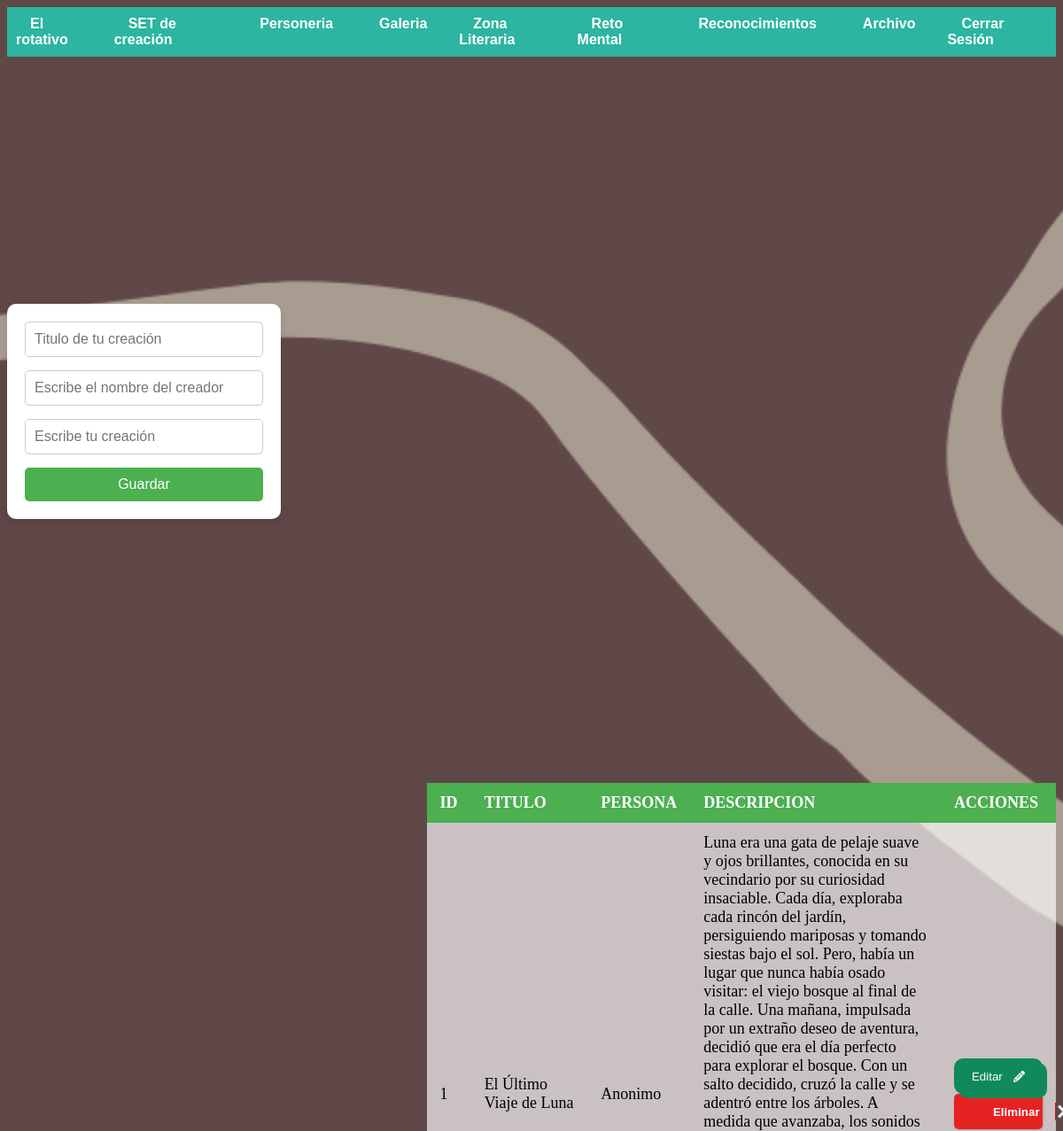
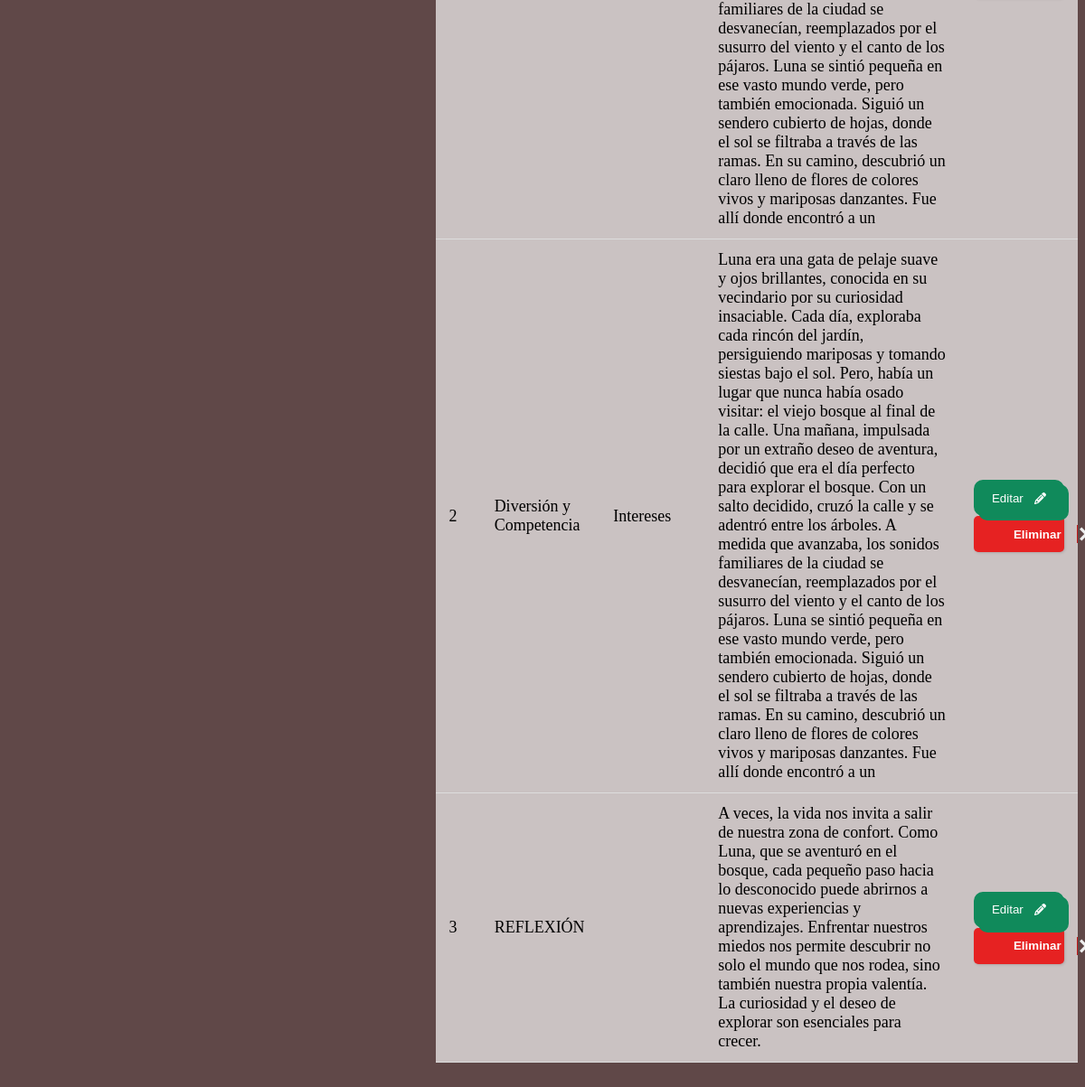
Page /administrador/zona_literaria.php (signed in) on the committed database (2 pictures, top to bottom).
### tables this page shows
CREATE TABLE `literaria` (
  `id` int(11) NOT NULL,
  `titulo` varchar(200) NOT NULL,
  `autor` varchar(100) NOT NULL,
  `descripcion` varchar(900) NOT NULL
);

### administrador/zona_literaria.php (the view, shortened to what this page needs)
<?php include("includes/header.php"); ?>
    <div class="contenedor">
        <div class="formulario">
            <div class="tarjeta">
                <form action="zona_literaria/guardar.php" method="POST">
                    <div class="grupo">
                        <input type="text" name="titulo" placeholder="Titulo de tu creación" autofocus>
                    </div>
                    <div class="grupo">
                        <input type="text" name="autor" rows="3" placeholder="Escribe el nombre del creador">
                    </div>
                    <div class="grupo">
                        <input type="text" name="descripcion" rows="3" placeholder="Escribe tu creación">
                    </div>
                    <input type="submit" name="guardar" value="Guardar">
                </form>
            </div>
        </div>
    </div>
     <div class="muestras">
        <table>
            <thead>
                <tr>
                    <th>id</th>
                    <th>titulo</th>
                    <th>persona</th>
                    <th>descripcion</th>
                    <th>acciones</th>
                 </tr>
            </thead>
            <tbody>
            <?php
                    $query = "SELECT * FROM literaria";
                    $result_ = mysqli_query($conexion, $query);
                    while($row = mysqli_fetch_array($result_)){?>
                        <tr>
                            <td><?php echo $row['id']?></td>
                            <td><?php echo $row['titulo']?></td>
                            <td><?php echo $row['autor'] ?></td>
                            <td><?php echo $row['descripcion']?></td>
                            <td>
                            <button class="Btn"  onclick="window.location.href='zona_literaria/editar.php?id=<?php echo $row['id']?>';">Editar
                            </button>
                            <button class="noselect" onclick="window.location.href='zona_literaria/eliminar.php?id=<?php echo $row['id']?>';">
                                <span class="text">Eliminar</span><span class="icon">
                                    <svg xmlns="http://www.w3.org/2000/svg" width="24" height="24" viewBox="0 0 24 24">
                                        <path d="M24 20.188l-8.315-8.209 8.2-8.282-3.697-3.697-8.212 8.318-8.31-8.203-3.666 3.666 8.321 8.24-8.206 8.313 3.666 3.666 8.237-8.318 8.285 8.203z">
                                        </path>
                                    </svg>
                                </span>
                        </button>
                            </td>
                        </tr>
                    <?php }?>
            </tbody>
         </table>
        </div>
        <?php include("includes/footer.php");?>

### administrador/algo.css (style rules this page uses)
body { background-image: url(../img/Fondo_Oscuro.png); background-repeat: no-repeat; background-size: cover; background-attachment: fixed; }
.contenedor { display: flex; justify-content: left; align-items: center; height: 100vh; background-color: transparent; margin: 0%; padding: 0; }
.tarjeta { background-color: white; padding: 20px; border-radius: 10px; box-shadow: 0px 4px 10px rgba(0, 0, 0, 0.1); max-width: 400px; width: 100%; }
.grupo { margin-bottom: 15px; }
.grupo input[type="text"] { width: 100%; padding: 10px; border: 1px solid #ccc; border-radius: 5px; font-size: 16px; box-sizing: border-box; }
input[type="submit"] { width: 100%; padding: 10px 15px; background-color: #4CAF50; color: white; border: none; border-radius: 5px; font-size: 16px; cursor: pointer; transition: background-color 0.3s ease; }
.muestras { display:flex; justify-content: right; align-items: center; background-color: transparent; }
table { width: 60%; border-collapse: collapse; margin: 20px 0; font-size: 18px; text-align: left; }
thead tr { background-color: #4CAF50; color: white; }
thead th { padding: 12px 15px; text-transform: uppercase; }
tbody { background-color: #ffffffab; }
tbody td { padding: 12px 15px; border-bottom: 1px solid #ddd; }
.Btn { position: relative; display: flex; align-items: center; justify-content: flex-start; width: 100px; height: 40px; border: none; padding: 0px 20px; background-color: rgb(16, 138, 91); color: white; font-weight: 500; cursor: pointer; border-radius: 10px; box-shadow: 5px 5px 0px rgb(16, 138, 91); transition-duration: .3s; }
.svg { width: 13px; position: absolute; right: 0; margin-right: 20px; fill: white; transition-duration: .3s; }
.noselect { width: 100px; height: 40px; cursor: pointer; display: flex; align-items: center; background: red; border: none; border-radius: 5px; box-shadow: 1px 1px 3px rgba(0,0,0,0.15); background: #e62222; }
.noselect, button span { transition: 200ms; }
.noselect .text { transform: translateX(20px); color: white; font-weight: bold; }
.noselect .icon { position: absolute; border-left: 1px solid #c41b1b; transform: translateX(90px); height: 20px; width: 20px; display: flex; align-items: center; justify-content: center; }
.noselect svg { width: 15px; fill: #eee; }
button { --primary-color: #704646ea; --secondary-color: #fff; --hover-color: #111; --arrow-width: 10px; --arrow-stroke: 2px; box-sizing: border-box; border: 0; border-radius: 20px; color: var(--secondary-color); padding: 1em 1.8em; background: var(--primary-color); display: flex; transition: 0.2s background; align-items: center; gap: 0.6em; font-weight: bold; }

### rows in the picture
literaria: id "1", titulo "El Último Viaje de Luna", autor "Anonimo", descripcion "Luna era una gata de pelaje suave y ojos brillantes, conocida en su vecindario por su curiosidad insaciable. Cada día, exploraba cada rincón del jardín, persiguiendo mariposas y tomando siestas bajo el sol. Pero, había un lugar que nunca había osado visitar: el viejo bosque al final de la calle. Una mañana, impulsada por un extraño deseo de aventura, decidió que era el día perfecto para explorar el bosque. Con un salto decidido, cruzó la calle y se adentró entre los árboles. A medida que avanzaba, los sonidos familiares de la ciudad se desvanecían, reemplazados por el susurro del viento y el canto de los pájaros. Luna se sintió pequeña en ese vasto mundo verde, pero también emocionada.…"
literaria: id "2", titulo "Diversión y Competencia", autor "Intereses", descripcion "Luna era una gata de pelaje suave y ojos brillantes, conocida en su vecindario por su curiosidad insaciable. Cada día, exploraba cada rincón del jardín, persiguiendo mariposas y tomando siestas bajo el sol. Pero, había un lugar que nunca había osado visitar: el viejo bosque al final de la calle. Una mañana, impulsada por un extraño deseo de aventura, decidió que era el día perfecto para explorar el bosque. Con un salto decidido, cruzó la calle y se adentró entre los árboles. A medida que avanzaba, los sonidos familiares de la ciudad se desvanecían, reemplazados por el susurro del viento y el canto de los pájaros. Luna se sintió pequeña en ese vasto mundo verde, pero también emocionada.…"
literaria: id "3", titulo "REFLEXIÓN", descripcion "A veces, la vida nos invita a salir de nuestra zona de confort. Como Luna, que se aventuró en el bosque, cada pequeño paso hacia lo desconocido puede abrirnos a nuevas experiencias y aprendizajes. Enfrentar nuestros miedos nos permite descubrir no solo el mundo que nos rodea, sino también nuestra propia valentía. La curiosidad y el deseo de explorar son esenciales para crecer."
